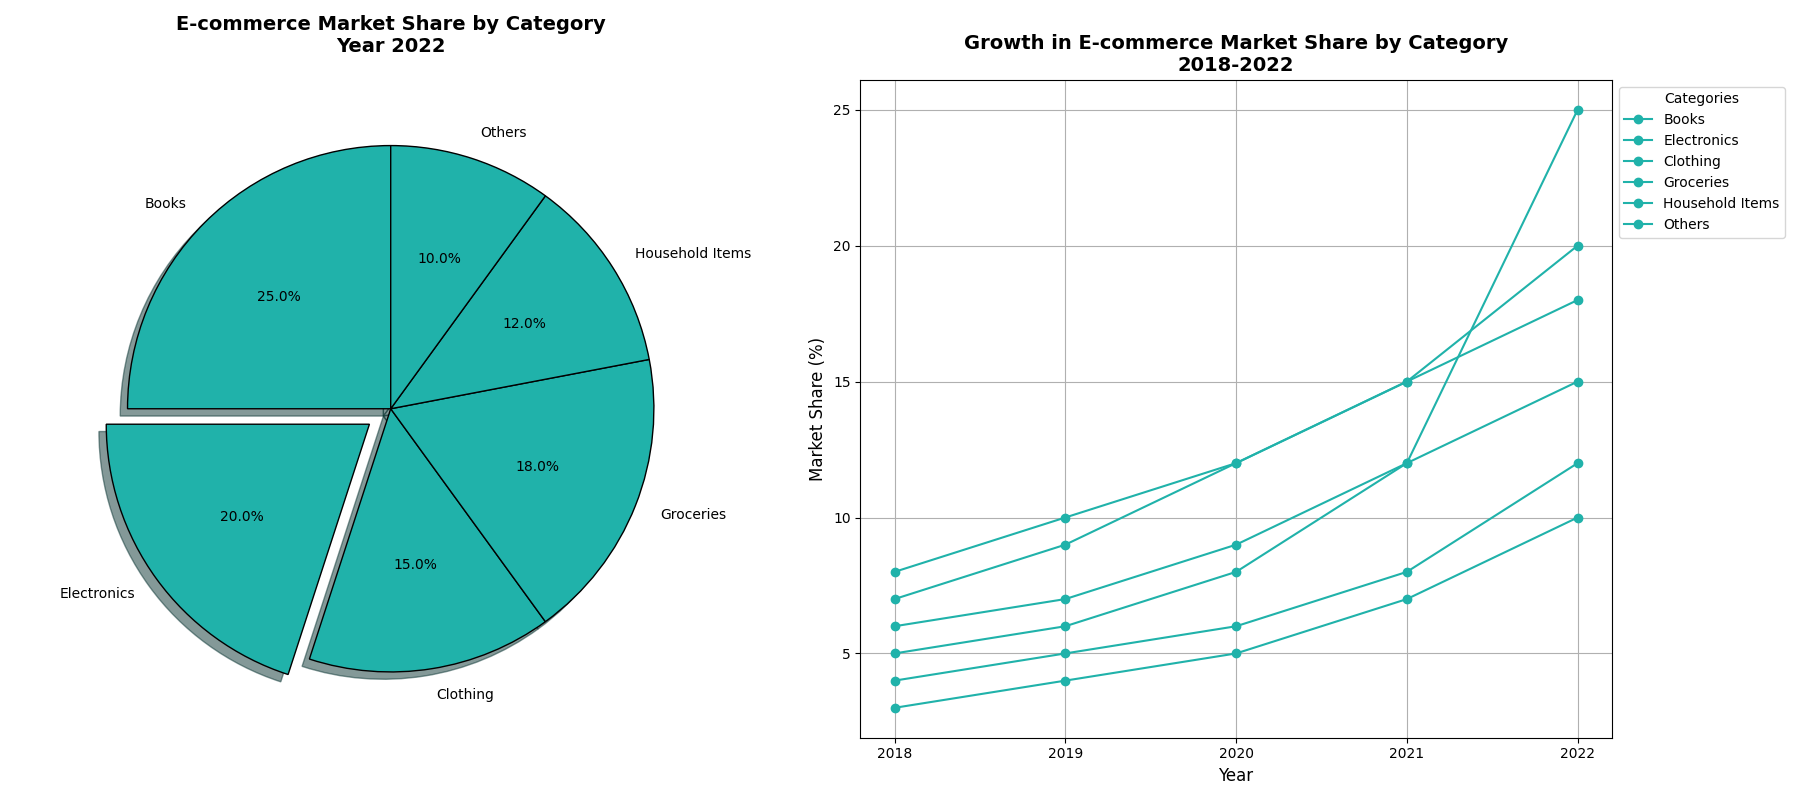

The Python source for this figure:
import matplotlib.pyplot as plt

# Define the data for the pie chart
categories = ['Books', 'Electronics', 'Clothing', 'Groceries', 'Household Items', 'Others']
market_share = [25, 20, 15, 18, 12, 10]

# Choose a consistent color for all data groups
single_color = '#20B2AA'  # Light Sea Green

# Data showing the growth of categories over years
years = ['2018', '2019', '2020', '2021', '2022']
growth_data = {
    'Books': [5, 6, 8, 12, 25],
    'Electronics': [7, 9, 12, 15, 20],
    'Clothing': [6, 7, 9, 12, 15],
    'Groceries': [8, 10, 12, 15, 18],
    'Household Items': [4, 5, 6, 8, 12],
    'Others': [3, 4, 5, 7, 10]
}

# Set up the figure and axis for subplots
fig, ax = plt.subplots(1, 2, figsize=(18, 8))

# Create the pie chart on the first subplot
explode = (0, 0.1, 0, 0, 0, 0)
ax[0].pie(market_share, labels=categories, autopct='%1.1f%%', startangle=90, 
          colors=[single_color]*len(categories), shadow=True, explode=explode, wedgeprops={'edgecolor': 'black'})
ax[0].set_title('E-commerce Market Share by Category\nYear 2022', fontsize=14, fontweight='bold', pad=20)

# Create a line chart on the second subplot to show growth over years
for category, data in growth_data.items():
    ax[1].plot(years, data, marker='o', label=category, color=single_color)

ax[1].set_title('Growth in E-commerce Market Share by Category\n2018-2022', fontsize=14, fontweight='bold')
ax[1].set_xlabel('Year', fontsize=12)
ax[1].set_ylabel('Market Share (%)', fontsize=12)
ax[1].legend(title="Categories", loc='upper left', fontsize=10, bbox_to_anchor=(1, 1))
ax[1].grid(True)

# Ensure layout is adjusted to prevent overlap
plt.tight_layout()

# Display the combined chart
plt.show()
